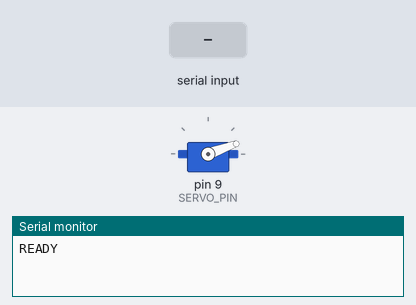
A sketch run on a simulated Arduino Uno, built with avr-gcc and run on an emulated ATmega328P. Shown: servo, the last lines printed to the serial monitor. Inputs (shaded band) come from the test bench.

Above: at 1.7 s.
1.8 s: "BAD\n" received over Serial
At 2.03 s:
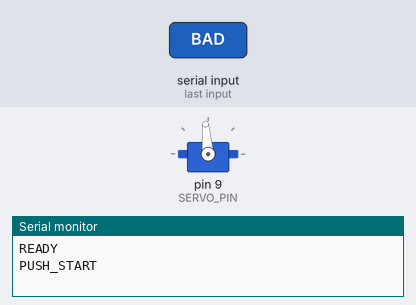
3.7 s: "RESET\n" received over Serial
5.2 s: "1\n" received over Serial
Timing chart, 0 to 8.2 s (numbered marks = the images above; inputs shaded):
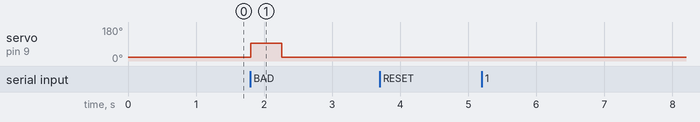

The sketch:

servo_sorter.ino
```cpp
/*
  Servo Sorter for Raspberry Pi TensorFlow Lite Defect Detection

  Raspberry Pi sends serial commands over USB.

  Commands:
    BAD or PUSH  -> push bad object
    RESET        -> return to rest position
    PING         -> reply READY

  Wiring:
    Servo signal wire  -> Arduino pin 9
    Servo red wire     -> external 5V power
    Servo brown/black  -> external GND
    Arduino GND        -> external power GND

  Important:
    Do NOT power a medium/large servo directly from Raspberry Pi.
    Use external 5V servo power and connect all grounds together.
*/

#include <Servo.h>

const int SERVO_PIN = 9;

int REST_ANGLE = 20;
int PUSH_ANGLE = 95;

int PUSH_HOLD_MS = 450;
int RETURN_DELAY_MS = 250;
int COOLDOWN_MS = 1000;

Servo sorterServo;
unsigned long lastPushTime = 0;

String readLine() {
  String input = "";

  while (Serial.available() > 0) {
    char c = Serial.read();

    if (c == '\n') {
      break;
    }

    if (c != '\r') {
      input += c;
    }

    delay(2);
  }

  input.trim();
  input.toUpperCase();
  return input;
}

void pushBadObject() {
  unsigned long now = millis();

  if (now - lastPushTime < (unsigned long)COOLDOWN_MS) {
    Serial.println("IGNORED_COOLDOWN");
    return;
  }

  lastPushTime = now;

  Serial.println("PUSH_START");

  sorterServo.write(PUSH_ANGLE);
  delay(PUSH_HOLD_MS);

  sorterServo.write(REST_ANGLE);
  delay(RETURN_DELAY_MS);

  Serial.println("PUSH_DONE");
}

void setup() {
  Serial.begin(9600);

  sorterServo.attach(SERVO_PIN);
  sorterServo.write(REST_ANGLE);

  delay(500);
  Serial.println("READY");
}

void loop() {
  if (Serial.available() > 0) {
    String command = readLine();

    if (command == "BAD" || command == "PUSH") {
      pushBadObject();
    }
    else if (command == "RESET") {
      sorterServo.write(REST_ANGLE);
      Serial.println("RESET_DONE");
    }
    else if (command == "PING") {
      Serial.println("READY");
    }
    else if (command.length() > 0) {
      Serial.print("UNKNOWN_COMMAND:");
      Serial.println(command);
    }
  }
}
```

Measured:
- after the input at 1.8 s, servo on pin 9 (SERVO_PIN): 20° → 95° at once, → 20° 0.45 s later
